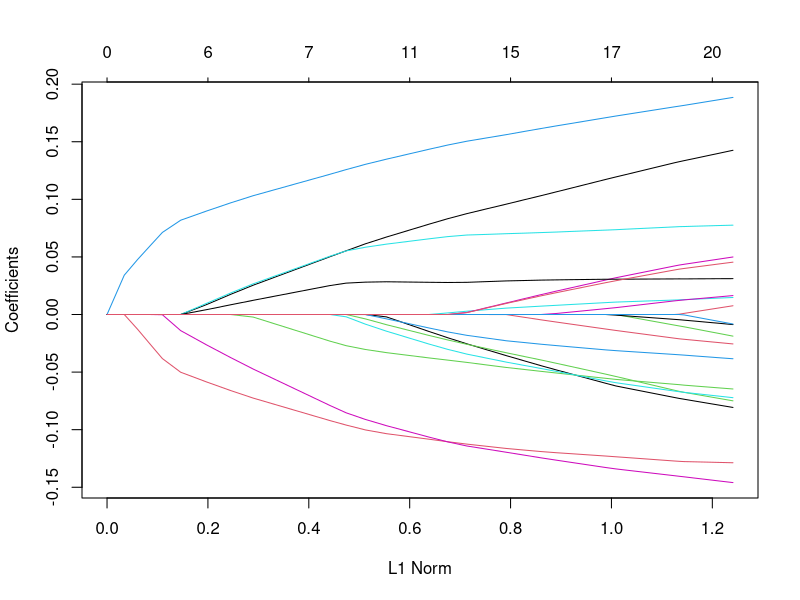

This figure's R source:
set.seed(101)
library(glmnet)
x=matrix(rnorm(100*200),100,20)
write.table(x,file="x.txt",sep="\t",row.names=F,col.names=F)
y=rnorm(100)
write.table(y,file="y.txt",sep="\t",row.names=F,col.names=F)
fit1=glmnet(x,y)
print(fit1)
plot(fit1)

b1=coef(fit1)
write.table(as.matrix(b1),file="beta.txt",sep="\t",row.names=F,col.names=F)

f1=predict(fit1,x)
write.table(f1,file="fit.txt",sep="\t",row.names=F,col.names=F)
